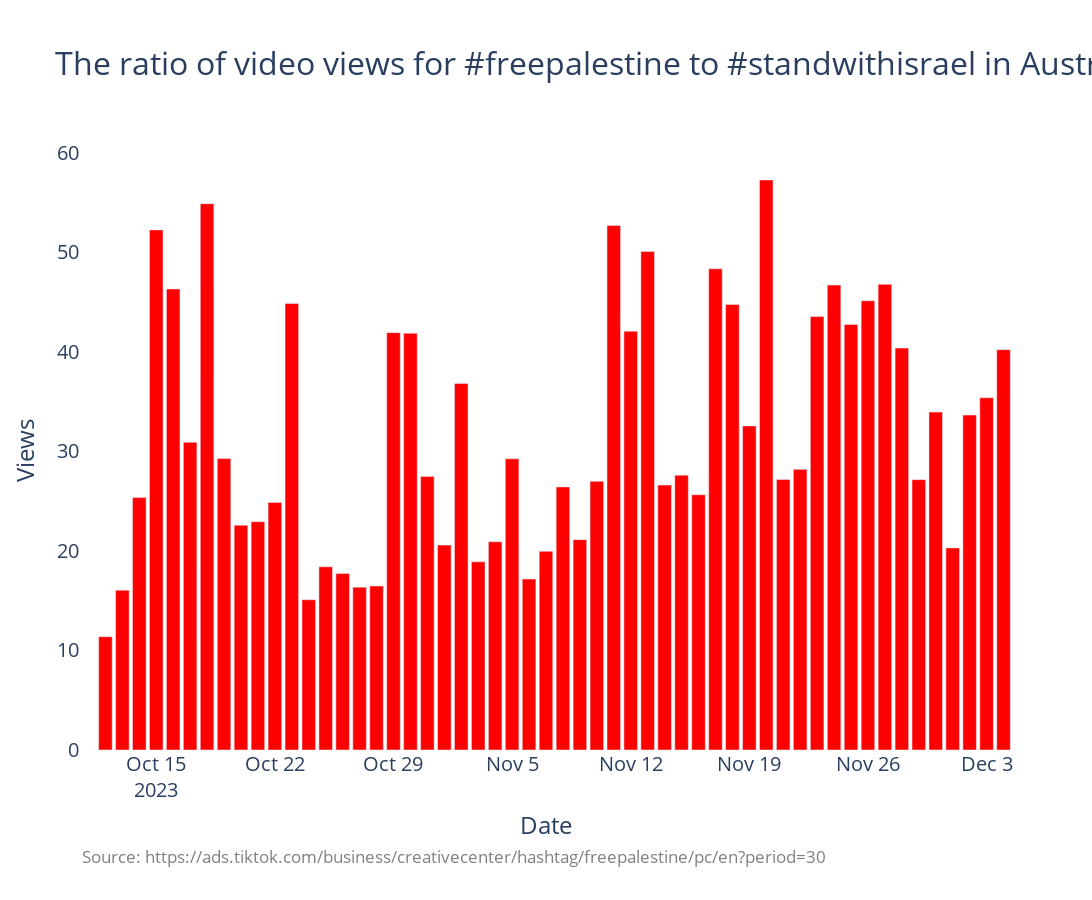

The code cell stored with this chart in its notebook:
### Code cell
country_code = 'AU'
plot_trend(country_code,['freepalestine','standwithisrael'],trends_df_dict[country_code])

### Figure 1 — Plotly figure (JSON) as saved in the notebook; plotly's stock layout.template omitted (floating-point values rounded to 4 significant figures)
{"data": [{"alignmentgroup": "True", "hovertemplate": "variable=0<br>index=%{x}<br>value=%{y}<extra></extra>", "legendgroup": "0", "marker": {"color": "red", "pattern": {"shape": ""}}, "name": "0", "offsetgroup": "0", "orientation": "v", "showlegend": true, "textposition": "auto", "type": "bar", "x": ["2023-10-11T00:00:00", "2023-10-12T00:00:00", "2023-10-13T00:00:00", "2023-10-14T00:00:00", "2023-10-15T00:00:00", "2023-10-16T00:00:00", "2023-10-17T00:00:00", "2023-10-18T00:00:00", "2023-10-19T00:00:00", "2023-10-20T00:00:00", "2023-10-21T00:00:00", "2023-10-22T00:00:00", "2023-10-23T00:00:00", "2023-10-24T00:00:00", "2023-10-25T00:00:00", "2023-10-26T00:00:00", "2023-10-27T00:00:00", "2023-10-28T00:00:00", "2023-10-29T00:00:00", "2023-10-30T00:00:00", "2023-10-31T00:00:00", "2023-11-01T00:00:00", "2023-11-02T00:00:00", "2023-11-03T00:00:00", "2023-11-04T00:00:00", "2023-11-05T00:00:00", "2023-11-06T00:00:00", "2023-11-07T00:00:00", "2023-11-08T00:00:00", "2023-11-09T00:00:00", "2023-11-10T00:00:00", "2023-11-11T00:00:00", "2023-11-12T00:00:00", "2023-11-13T00:00:00", "2023-11-14T00:00:00", "2023-11-15T00:00:00", "2023-11-16T00:00:00", "2023-11-17T00:00:00", "2023-11-18T00:00:00", "2023-11-19T00:00:00", "2023-11-20T00:00:00", "2023-11-21T00:00:00", "2023-11-22T00:00:00", "2023-11-23T00:00:00", "2023-11-24T00:00:00", "2023-11-25T00:00:00", "2023-11-26T00:00:00", "2023-11-27T00:00:00", "2023-11-28T00:00:00", "2023-11-29T00:00:00", "2023-11-30T00:00:00", "2023-12-01T00:00:00", "2023-12-02T00:00:00", "2023-12-03T00:00:00", "2023-12-04T00:00:00"], "xaxis": "x", "y": [null, 11.38, 16.06, 25.36, 52.25, 46.31, 30.91, 54.88, 29.27, 22.58, 22.94, 24.87, 44.86, 15.09, 18.4, 17.72, 16.36, 16.48, 41.93, 41.86, 27.49, 20.58, 36.81, 18.9, 20.92, 29.26, 17.18, 19.96, 26.43, 21.13, 27.0, 52.69, 42.07, 50.08, 26.62, 27.61, 25.64, 48.34, 44.75, 32.55, 57.26, 27.17, 28.2, 43.54, 46.71, 42.75, 45.12, 46.78, 40.37, 27.16, 33.95, 20.3, 33.65, 35.39, 40.22], "yaxis": "y"}], "layout": {"annotations": [{"align": "left", "font": {"color": "grey", "size": 17}, "showarrow": false, "text": "Source: https://ads.tiktok.com/business/creativecenter/hashtag/freepalestine/pc/en?period=30", "x": 0, "xref": "paper", "y": -0.2, "yref": "paper"}], "barmode": "relative", "font": {"size": 20}, "height": 900, "legend": {"title": {"text": "variable"}, "tracegroupgap": 0}, "margin": {"b": 150, "t": 150}, "paper_bgcolor": "white", "plot_bgcolor": "white", "showlegend": false, "title": {"font": {"size": 32}, "text": "The ratio of video views for #freepalestine to #standwithisrael in Australia"}, "width": 1800, "xaxis": {"anchor": "y", "domain": [0, 1], "title": {"text": "Date"}}, "yaxis": {"anchor": "x", "domain": [0, 1], "title": {"text": "Views"}}}}
